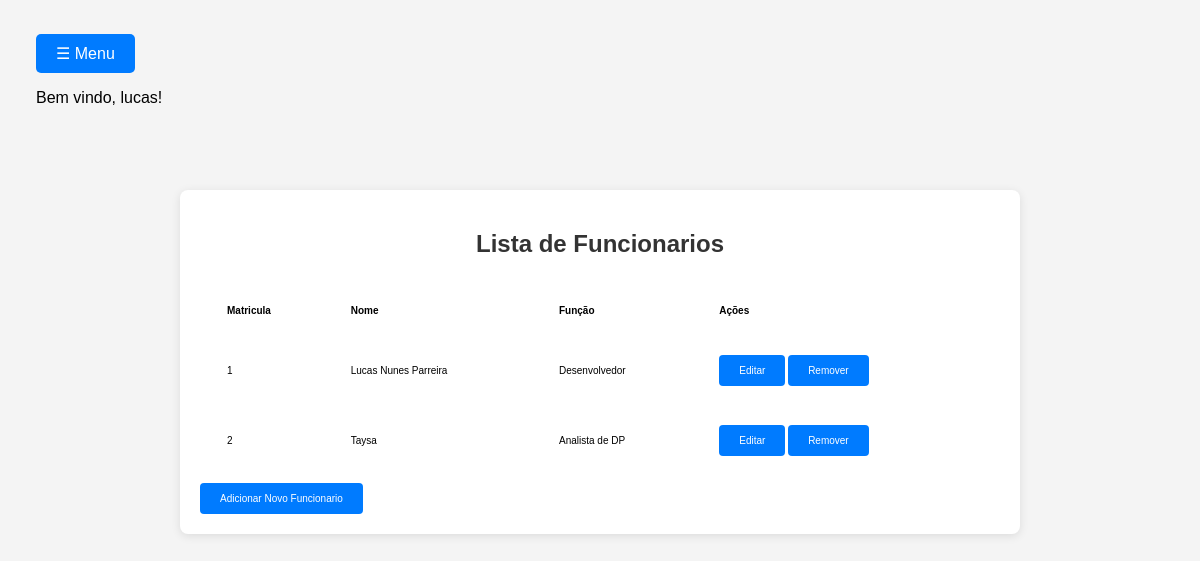
Screenshot of /funcionarios (signed in) with the database file from the repository.
### tables this page shows
CREATE TABLE FUNCIONARIO (
    matricula INTEGER PRIMARY KEY,
    nome TEXT NOT NULL,
    funcao TEXT NOT NULL,
    data_inicio TEXT NOT NULL,
    data_termino TEXT, -- Permitir NULL
    departamento TEXT NOT NULL,
    gerente TEXT,
    endereco TEXT NOT NULL, 
    telefone TEXT NOT NULL, -- Trocar para TEXT para suportar símbolos
    cpf TEXT NOT NULL,
    rg TEXT NOT NULL,
    banco TEXT NOT NULL,
    agencia TEXT NOT NULL,
    conta_corrente TEXT NOT NULL
);

### app.py (the view)
@app.route('/funcionarios')
@login_required
def list_funcionarios():
    conn = get_db_connection()
    cursor = conn.cursor()
    cursor.execute('SELECT * FROM FUNCIONARIO')
    funcionarios = cursor.fetchall()
    conn.close()
    return render_template('lista_funcionarios.html', funcionarios=funcionarios)

### app.py (called while the page is built)
def get_db_connection():
    conn = sqlite3.connect('app.db')
    conn.row_factory = sqlite3.Row
    return conn

def login_required(f):
    @wraps(f)
    def decorated_function(*args, **kwargs):
        if 'user_id' not in session:
            return redirect(url_for('login'))
        return f(*args, **kwargs)
    return decorated_function

### templates/lista_funcionarios.html (shortened to what this page needs)
<!DOCTYPE html>
<html lang="en">
<head>
    <link rel="stylesheet" href="{{ url_for('static', filename='styles.css') }}">
</head>
<body>
    {% include 'menu.html' %}
    <div class="container-relatorios">
        <h2>Lista de Funcionarios</h2>
        <table>
            <thead>
                <tr>
                    <th>Matricula</th>
                    <th>Nome</th>
                    <th>Função</th>
                    <th>Ações</th>
                </tr>
            </thead>
            {% if funcionarios %}
            <tbody>
                {% for funcionario in funcionarios %}
                <tr>
                    <td>{{ funcionario[0] }}</td>
                    <td>{{ funcionario[1] }}</td>
                    <td>{{ funcionario[2] }}</td>
                    <td class="action-buttons">
                        <a href="{{ url_for('update_funcionario', matricula=funcionario[0]) }}"><button>Editar</button></a>
                        <form method="POST" action="{{ url_for('delete_funcionario', matricula=funcionario[0]) }}" style="display:inline;">
                            <button type="submit" onclick="return confirm('Tem certeza que deseja remover este funcionario?')">Remover</button>
                        </form>
                    </td>
                </tr>
                {% endfor %}
            </tbody>
            {% else %}
                <p>Nenhum funcionario encontrado.</p>
            {% endif %}
        </table>
        <a href="{{ url_for('add_funcionario') }}"><button>Adicionar Novo Funcionario</button></a>
    </div>
</body>
</html>

### static/styles.css (style rules this page uses)
body { background-color: rgb(127, 137, 247); font-family: Arial, sans-serif; margin: 0; display: flex; justify-content: center; align-items: flex-start; min-height: 100vh; background-color: #f4f4f4; margin-top: 10%; }
h1, h2 { color: #333; text-align: center; }
form { margin-top: 20px; display: flex; flex-direction: column; gap: 10px; }
button { padding: 10px 20px; background-color: #007bff; color: white; border: none; border-radius: 4px; cursor: pointer; transition: background-color 0.3s; }
.container-relatorios { width: 80%; max-width: 800px; height: auto; background: white; padding: 20px; border-radius: 8px; box-shadow: 0 2px 10px rgba(0, 0, 0, 0.1); margin-top: 70px; overflow-x: auto; }
table { width: 100%; border-collapse: separate; border-spacing: 15px; }
th, td { padding: 12px; text-align: left; font-size: 14px; }
th, td, button { font-size: x-small; }

### rows the page displays
FUNCIONARIO: matricula "1", nome "Lucas Nunes Parreira", funcao "Desenvolvedor"
FUNCIONARIO: matricula "2", nome "Taysa", funcao "Analista de DP"

### other values shown
{{ session['user_nome'] }} "lucas"
